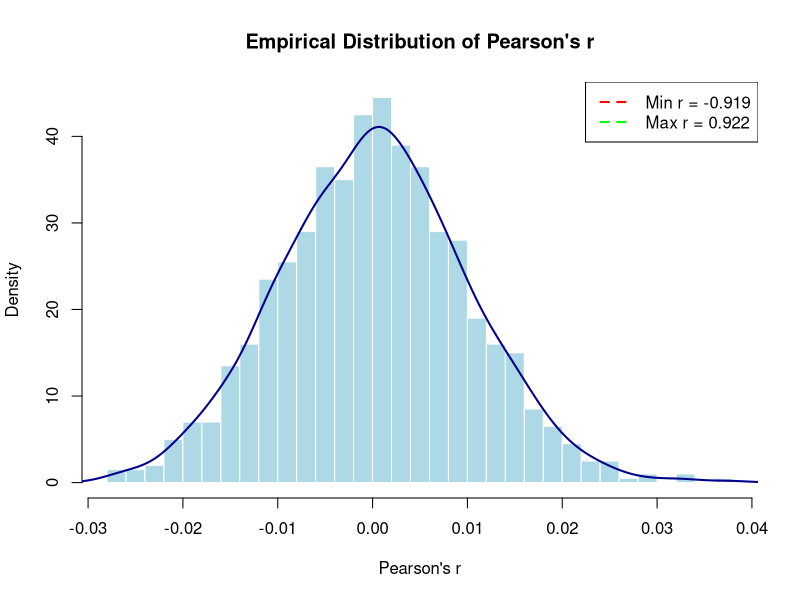

Recreate this plot in R.
# -------------------------------
# Step 0: Define the functions
# (Assuming the functions below have been defined earlier)
# max_corr_sorted, min_corr_sorted, simulate_random_corr, plot_empirical_distribution

# For demonstration, here are the functions again:

max_corr_sorted <- function(marginalX, marginalY, N = 10000) {
	pX <- marginalX / sum(marginalX)
	pY <- marginalY / sum(marginalY)
	
	nX <- length(pX)
	nY <- length(pY)
	x_vals <- 0:(nX - 1)
	y_vals <- 0:(nY - 1)
	
	muX <- sum(x_vals * pX)
	muY <- sum(y_vals * pY)
	varX <- sum(x_vals^2 * pX) - muX^2
	varY <- sum(y_vals^2 * pY) - muY^2
	sigmaX <- sqrt(varX)
	sigmaY <- sqrt(varY)
	
	cum_pX <- cumsum(pX)
	cum_pY <- cumsum(pY)
	joint <- matrix(0, nX, nY)
	
	i <- 1
	j <- 1
	cumX_prev <- 0
	cumY_prev <- 0
	
	while (i <= nX && j <= nY) {
		currX <- cum_pX[i]
		currY <- cum_pY[j]
		joint[i, j] <- min(currX, currY) - max(cumX_prev, cumY_prev)
		
		if (currX < currY) {
			cumX_prev <- currX
			i <- i + 1
		} else if (currX > currY) {
			cumY_prev <- currY
			j <- j + 1
		} else {
			cumX_prev <- currX
			cumY_prev <- currY
			i <- i + 1
			j <- j + 1
		}
	}
	
	E_XY <- sum(outer(x_vals, y_vals, FUN = "*") * joint)
	r_max <- (E_XY - muX * muY) / (sigmaX * sigmaY)
	return(r_max)
}

min_corr_sorted <- function(marginalX, marginalY, N = 10000) {
	# Normalize marginals if needed.
	pX <- marginalX / sum(marginalX)
	pY <- marginalY / sum(marginalY)
	
	nX <- length(pX)
	nY <- length(pY)
	x_vals <- 0:(nX - 1)
	y_vals <- 0:(nY - 1)
	
	# Create counts vectors
	countsX <- as.vector(rmultinom(1, size = N, prob = pX))
	countsY <- as.vector(rmultinom(1, size = N, prob = pY))
	
	x_vec <- rep(x_vals, times = countsX)
	y_vec <- rep(y_vals, times = countsY)
	
	# Sort X in descending order and Y in ascending order.
	x_sorted <- sort(x_vec, decreasing = TRUE)
	y_sorted <- sort(y_vec, decreasing = FALSE)
	
	r_min <- cor(x_sorted, y_sorted)
	return(r_min)
}

simulate_random_corr <- function(marginalX, marginalY, nsim = 1000, N = 10000) {
	if (abs(sum(marginalX) - 1) < 1e-6) {
		countsX <- as.vector(rmultinom(1, size = N, prob = marginalX))
	} else {
		countsX <- marginalX
		N <- sum(countsX)
	}
	
	if (abs(sum(marginalY) - 1) < 1e-6) {
		countsY <- as.vector(rmultinom(1, size = N, prob = marginalY))
	} else {
		countsY <- marginalY
		if(sum(countsY) != N)
			stop("Total counts for marginalX and marginalY must be equal.")
	}
	
	x_vals <- rep(0:(length(countsX) - 1), times = countsX)
	y_vals <- rep(0:(length(countsY) - 1), times = countsY)
	
	# Sort each vector in descending order (optional but consistent with previous functions)
	x_sorted <- sort(x_vals, decreasing = TRUE)
	y_sorted <- sort(y_vals, decreasing = TRUE)
	
	r_vals <- numeric(nsim)
	
	for (i in 1:nsim) {
		x_perm <- sample(x_sorted, size = length(x_sorted), replace = FALSE)
		y_perm <- sample(y_sorted, size = length(y_sorted), replace = FALSE)
		r_vals[i] <- cor(x_perm, y_perm)
	}
	
	return(r_vals)
}

plot_empirical_distribution <- function(r_vals, r_min, r_max, main = "Empirical Distribution of Pearson's r") {
	hist(r_vals, breaks = 30, probability = TRUE,
		 main = main, xlab = "Pearson's r", col = "lightblue", border = "white")
	lines(density(r_vals), col = "darkblue", lwd = 2)
	abline(v = r_min, col = "red", lwd = 2, lty = 2)
	abline(v = r_max, col = "green", lwd = 2, lty = 2)
	legend("topright",
		   legend = c(paste("Min r =", round(r_min, 3)),
		   		   paste("Max r =", round(r_max, 3))),
		   col = c("red", "green"), lwd = 2, lty = 2)
}

# -------------------------------
# Step 1: Define example marginal distributions (made-up data)
marginalX <- c(0.1, 0.3, 0.4, 0.2)  # Probabilities sum to 1 for X
marginalY <- c(0.2, 0.3, 0.3, 0.2)  # Probabilities sum to 1 for Y

# -------------------------------
# Step 2: Compute theoretical maximum and minimum correlations
r_max <- max_corr_sorted(marginalX, marginalY, N = 10000)
r_min <- min_corr_sorted(marginalX, marginalY, N = 10000)
cat("Theoretical maximum Pearson's r:", round(r_max, 3), "\n")
cat("Theoretical minimum Pearson's r:", round(r_min, 3), "\n")

# -------------------------------
# Step 3: Simulate the permutation (randomization) distribution of Pearson's r
set.seed(123)  # for reproducibility
r_vals <- simulate_random_corr(marginalX, marginalY, nsim = 1000, N = 10000)

# -------------------------------
# Step 4: Plot the empirical distribution along with theoretical bounds
plot_empirical_distribution(r_vals, r_min, r_max)

# -------------------------------
# Step 5: Compute and display the 95% quantile interval from the permutation distribution
ci <- quantile(r_vals, probs = c(0.025, 0.975))
cat("95% quantile interval for r (permutation distribution):\n")
print(ci)
